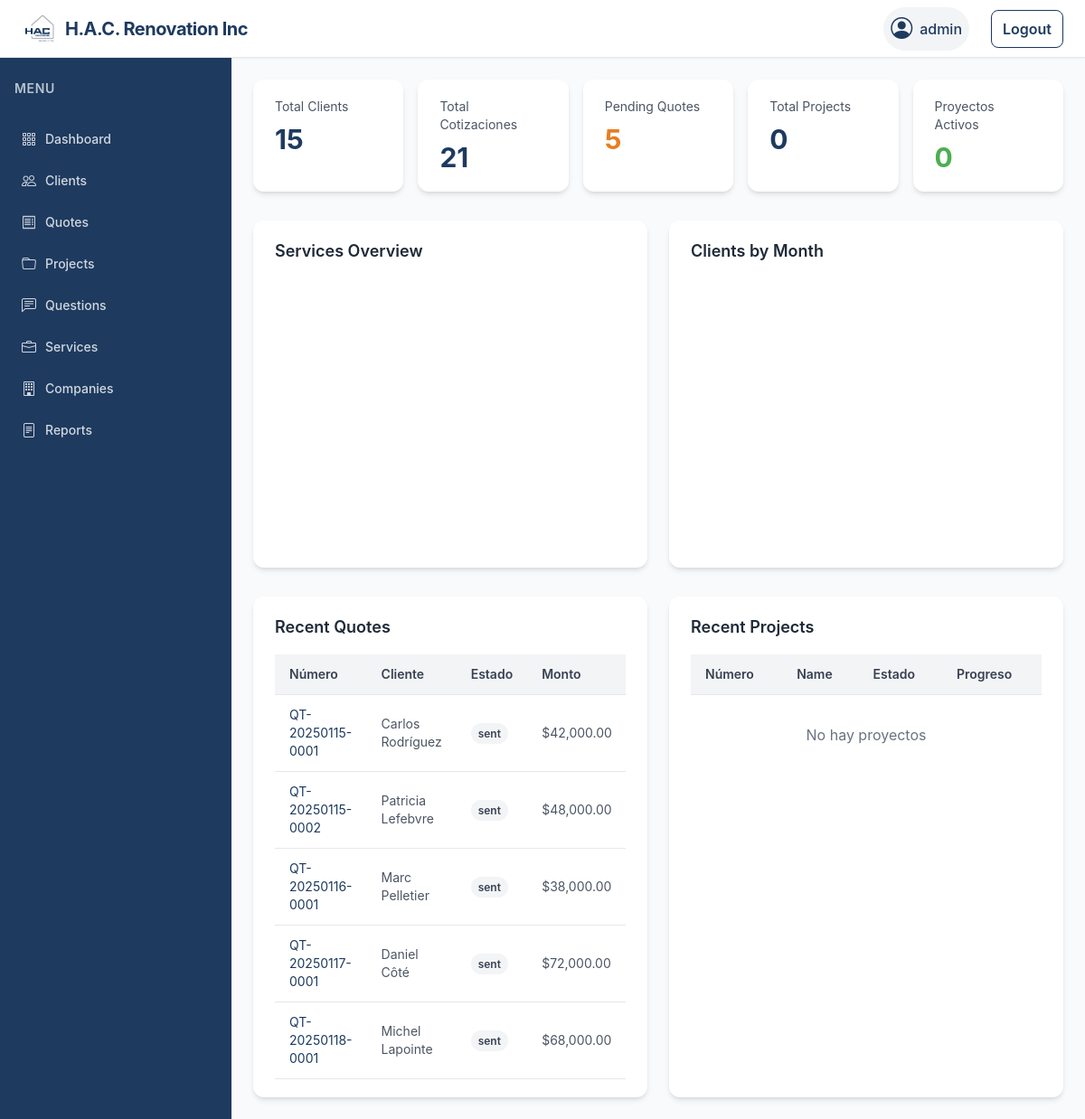
The page / (signed in) on the database its author committed.
### tables this page shows
CREATE TABLE `quotes` (
  `id` int(11) unsigned NOT NULL AUTO_INCREMENT,
  `client_id` int(11) unsigned NOT NULL,
  `quote_number` varchar(50) NOT NULL,
  `status` enum('draft','pending','sent','accepted','rejected','expired') DEFAULT 'draft',
  `total_amount` decimal(10,2) DEFAULT '0.00',
  `currency` varchar(3) DEFAULT 'MXN',
  `valid_until` date DEFAULT NULL,
  `notes` text,
  `metadata` json DEFAULT NULL COMMENT 'Datos adicionales del formulario',
  `created_by` int(11) unsigned DEFAULT NULL COMMENT 'Usuario que creó la cotización',
  `created_at` timestamp NULL DEFAULT CURRENT_TIMESTAMP,
  `updated_at` timestamp NULL DEFAULT CURRENT_TIMESTAMP ON UPDATE CURRENT_TIMESTAMP,
  PRIMARY KEY (`id`),
  UNIQUE KEY `quote_number` (`quote_number`),
  UNIQUE KEY `uk_quote_number` (`quote_number`),
  KEY `idx_client_id` (`client_id`),
  KEY `idx_status` (`status`),
  KEY `idx_quote_number` (`quote_number`),
  KEY `idx_created_at` (`created_at`),
  KEY `created_by` (`created_by`),
  KEY `idx_quotes_client_status` (`client_id`,`status`),
  KEY `idx_quotes_created_status` (`created_at`,`status`),
  CONSTRAINT `quotes_ibfk_1` FOREIGN KEY (`client_id`) REFERENCES `clients` (`id`) ON UPDATE CASCADE,
  CONSTRAINT `quotes_ibfk_2` FOREIGN KEY (`created_by`) REFERENCES `users` (`id`) ON DELETE SET NULL ON UPDATE CASCADE
);

### core/Response.php (called while the page is built, shortened)
<?php
class Response
{
    private static function getBasePath()
    {
        if (defined('BASE_PATH_URL')) {
            $basePath = BASE_PATH_URL;
            if (!empty($basePath)) {
                return $basePath;
            }
        }
        return '/backend';
    }
    public static function view($view, $data = [])
    {
        extract($data);
        $viewPath = APP_PATH . '/Views/' . $view . '.php';
        require $viewPath;
    }
    public static function url($path = '')
    {
        $basePath = self::getBasePath();
        if (strpos($path, '/') === 0) {
            return rtrim($basePath, '/') . $path;
        } else {
            return rtrim($basePath, '/') . '/' . $path;
        }
    }
}

### app/Controllers/AdminController.php (called while the page is built, shortened)
<?php
class AdminController
{
    public function dashboard()
    {
        $stats = [
            'total_clients' => (new ClientRepository())->count(),
            'total_quotes' => (new QuoteRepository())->count(),
            'pending_quotes' => (new QuoteRepository())->count(['status' => 'pending']),
            'total_projects' => (new ProjectRepository())->count(),
            'active_projects' => (new ProjectRepository())->count(['status' => 'in_progress'])
        ];
        $recentQuotes = Quote::all();
        $recentQuotes = array_slice($recentQuotes, 0, 5);
        $recentProjects = Project::all();
        $recentProjects = array_slice($recentProjects, 0, 5);
        Response::view('admin/dashboard', [
            'stats' => $stats,
            'recentQuotes' => $recentQuotes,
            'recentProjects' => $recentProjects
        ]);
    }
}

### config/database.php (called while the page is built)
<?php
return [
    'driver' => 'mysql',
    'host' => 'localhost',
    'port' => 3306,
    'database' => 'hac_renovation',
    'username' => 'root',
    'password' => 'root',
    'charset' => 'utf8mb4',
    'collation' => 'utf8mb4_unicode_ci',
    'options' => [
        PDO::ATTR_ERRMODE => PDO::ERRMODE_EXCEPTION,
        PDO::ATTR_DEFAULT_FETCH_MODE => PDO::FETCH_ASSOC,
        PDO::ATTR_EMULATE_PREPARES => false,
        PDO::MYSQL_ATTR_INIT_COMMAND => "SET NAMES utf8mb4 COLLATE utf8mb4_unicode_ci"
    ]
];

### core/Database.php (called while the page is built, shortened)
<?php
class Database
{
    private static $instance = null;
    private $connection = null;
    private $config = null;
    private function __construct()
    {
        $this->config = require CONFIG_PATH . '/database.php';
    }
    public static function getInstance()
    {
        if (self::$instance === null) {
            self::$instance = new self();
        }
        return self::$instance;
    }
    private function connect()
    {
        try {
            $dsn = sprintf(
                '%s:host=%s;port=%d;dbname=%s;charset=%s',
                $this->config['driver'],
                $this->config['host'],
                $this->config['port'],
                $this->config['database'],
                $this->config['charset']
            );
            $this->connection = new PDO(
                $dsn,
                $this->config['username'],
                $this->config['password'],
                $this->config['options']
            );
        } catch (PDOException $e) {
            error_log('Database connection error: ' . $e->getMessage());
            throw new Exception('Error de conexión a la base de datos');
        }
    }
    public function query($sql, $params = [])
    {
        try {
            $stmt = $this->connection->prepare($sql);
            $stmt->execute($params);
            return $stmt;
        } catch (PDOException $e) {
            error_log('Database query error: ' . $e->getMessage());
            error_log('SQL: ' . $sql);
            error_log('Params: ' . print_r($params, true));
            throw new Exception('Error al ejecutar consulta: ' . $e->getMessage());
        }
    }
    public function fetchAll($sql, $params = [])
    {
        $stmt = $this->query($sql, $params);
        return $stmt->fetchAll();
    }
    public function fetchOne($sql, $params = [])
    {
        $stmt = $this->query($sql, $params);
        return $stmt->fetch();
    }
}

### app/Repositories/BaseRepository.php (called while the page is built, shortened)
<?php
class BaseRepository
{
    protected $db;
    protected $table;
    public function __construct()
    {
        $this->db = Database::getInstance();
    }
    public function count($conditions = [])
    {
        $sql = "SELECT COUNT(*) as total FROM {$this->table}";
        $params = [];
        if (!empty($conditions)) {
            $where = [];
            foreach ($conditions as $field => $value) {
                $where[] = "{$field} = :{$field}";
                $params[$field] = $value;
            }
            $sql .= " WHERE " . implode(' AND ', $where);
        }
        $result = $this->db->fetchOne($sql, $params);
        return (int)$result['total'];
    }
}

### app/Models/Quote.php (called while the page is built, shortened)
<?php
class Quote
{
    public static function all()
    {
        $repo = new QuoteRepository();
        return $repo->findWithClient();
    }
}

### app/Repositories/QuoteRepository.php (called while the page is built, shortened)
<?php
class QuoteRepository extends BaseRepository
{
    protected $table = 'quotes';
    public function findWithClient($conditions = [], $limit = null)
    {
        $sql = "SELECT q.*,
                       c.id as client_id,
                       c.first_name,
                       c.last_name,
                       c.email as client_email,
                       c.phone as client_phone,
                       CONCAT(c.first_name, ' ', c.last_name) as client_name
                FROM {$this->table} q
                INNER JOIN clients c ON q.client_id = c.id";
        $params = [];
        $sql .= " ORDER BY q.created_at DESC";
        return $this->db->fetchAll($sql, $params);
    }
}

### app/Views/admin/dashboard.php (the view, shortened to what this page needs)
<div class="grid grid-cols-1 sm:grid-cols-2 lg:grid-cols-5 gap-4 mb-8">
    <div class="bg-white rounded-xl shadow-md px-6 py-5">
        <h3 class="text-sm text-gray-600 mb-2">Total Clients</h3>
        <p class="text-3xl font-bold" style="color: #1e3a5f;"><?= $stats['total_clients'] ?? 0 ?></p>
    </div>
    <div class="bg-white rounded-xl shadow-md px-6 py-5">
        <h3 class="text-sm text-gray-600 mb-2">Total Cotizaciones</h3>
        <p class="text-3xl font-bold" style="color: #1e3a5f;"><?= $stats['total_quotes'] ?? 0 ?></p>
    </div>
    <div class="bg-white rounded-xl shadow-md px-6 py-5">
        <h3 class="text-sm text-gray-600 mb-2">Pending Quotes</h3>
        <p class="text-3xl font-bold" style="color: #e67e22;"><?= $stats['pending_quotes'] ?? 0 ?></p>
    </div>
    <div class="bg-white rounded-xl shadow-md px-6 py-5">
        <h3 class="text-sm text-gray-600 mb-2">Total Projects</h3>
        <p class="text-3xl font-bold" style="color: #1e3a5f;"><?= $stats['total_projects'] ?? 0 ?></p>
    </div>
    <div class="bg-white rounded-xl shadow-md px-6 py-5">
        <h3 class="text-sm text-gray-600 mb-2">Proyectos Activos</h3>
        <p class="text-3xl font-bold" style="color: #4caf50;"><?= $stats['active_projects'] ?? 0 ?></p>
    </div>
</div>
<div class="grid grid-cols-1 lg:grid-cols-2 gap-6 mb-8">
    <section class="bg-white rounded-xl shadow-md px-6 py-5">
        <h2 class="text-lg font-semibold mb-4 text-gray-800">Services Overview</h2>
        <div id="servicesChart" style="height: 300px;"></div>
    </section>
    <section class="bg-white rounded-xl shadow-md px-6 py-5">
        <h2 class="text-lg font-semibold mb-4 text-gray-800">Clients by Month</h2>
        <div id="clientsChart" style="height: 300px;"></div>
    </section>
</div>
<div class="grid grid-cols-1 lg:grid-cols-2 gap-6">
    <div class="bg-white rounded-xl shadow-md px-6 py-5">
        <h3 class="text-lg font-semibold mb-4 text-gray-800">Recent Quotes</h3>
        <div class="overflow-x-auto">
            <table class="min-w-full">
                <thead>
                    <tr class="bg-gray-100 text-gray-700 border-b border-gray-200">
                        <th class="py-3 px-4 text-left text-sm font-semibold">Número</th>
                        <th class="py-3 px-4 text-left text-sm font-semibold">Cliente</th>
                        <th class="py-3 px-4 text-left text-sm font-semibold">Estado</th>
                        <th class="py-3 px-4 text-left text-sm font-semibold">Monto</th>
                    </tr>
                </thead>
                <tbody>
                    <?php if (empty($recentQuotes)): ?>
                        <tr>
                            <td colspan="4" class="py-8 text-center text-gray-500">No hay cotizaciones</td>
                        </tr>
                    <?php else: ?>
                        <?php foreach ($recentQuotes as $quote): ?>
                            <tr class="border-b hover:bg-gray-50 transition">
                                <td class="py-3 px-4 text-sm">
                                    <a href="<?= Response::url('/quotes/' . $quote['id']) ?>" class="text-primary hover:underline">
                                        <?= htmlspecialchars($quote['quote_number']) ?>
                                    </a>
                                </td>
                                <td class="py-3 px-4 text-sm text-gray-600"><?= htmlspecialchars($quote['client_name'] ?? 'N/A') ?></td>
                                <td class="py-3 px-4 text-sm">
                                    <span class="px-2 py-1 text-xs font-semibold rounded-full
                                        <?php
                                        $status = strtolower($quote['status'] ?? '');
                                        if ($status === 'pending') echo 'bg-yellow-100 text-yellow-700';
                                        elseif ($status === 'accepted') echo 'bg-green-100 text-green-700';
                                        elseif ($status === 'rejected') echo 'bg-red-100 text-red-700';
                                        else echo 'bg-gray-100 text-gray-700';
                                        ?>">
                                        <?= htmlspecialchars($quote['status']) ?>
                                    </span>
                                </td>
                                <td class="py-3 px-4 text-sm text-gray-600">$<?= number_format($quote['total_amount'] ?? 0, 2) ?></td>
                            </tr>
                        <?php endforeach; ?>
                    <?php endif; ?>
                </tbody>
            </table>
        </div>
    </div>
    <div class="bg-white rounded-xl shadow-md px-6 py-5">
        <h3 class="text-lg font-semibold mb-4 text-gray-800">Recent Projects</h3>
        <div class="overflow-x-auto">
            <table class="min-w-full">
                <thead>
                    <tr class="bg-gray-100 text-gray-700 border-b border-gray-200">
                        <th class="py-3 px-4 text-left text-sm font-semibold">Número</th>
                        <th class="py-3 px-4 text-left text-sm font-semibold">Name</th>
                        <th class="py-3 px-4 text-left text-sm font-semibold">Estado</th>
                        <th class="py-3 px-4 text-left text-sm font-semibold">Progreso</th>
                    </tr>
                </thead>
                <tbody>
                    <?php if (empty($recentProjects)): ?>
                        <tr>
                            <td colspan="4" class="py-8 text-center text-gray-500">No hay proyectos</td>
                        </tr>
                    <?php endif; ?>
                </tbody>
            </table>
        </div>
    </div>
</div>
<?php
require APP_PATH . '/Views/layouts/admin.php';
?>

### rows shown on the page
quotes: quote_number "QT-20250115-0001", client_name "Carlos Rodríguez", status "sent", total_amount "42,000.00"
quotes: quote_number "QT-20250115-0002", client_name "Patricia Lefebvre", status "sent", total_amount "48,000.00"
quotes: quote_number "QT-20250116-0001", client_name "Marc Pelletier", status "sent", total_amount "38,000.00"
quotes: quote_number "QT-20250117-0001", client_name "Daniel Côté", status "sent", total_amount "72,000.00"
quotes: quote_number "QT-20250118-0001", client_name "Michel Lapointe", status "sent", total_amount "68,000.00"

### other values the page prints
$username "admin"
$stats['total_clients'] "15"
$stats['total_quotes'] "21"
$stats['pending_quotes'] "5"
$stats['total_projects'] "0"
$stats['active_projects'] "0"
